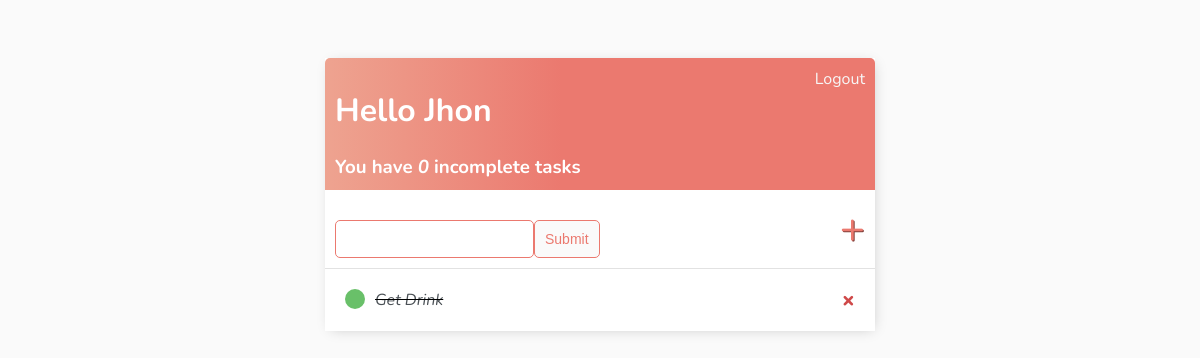
The page / (signed in) on the database as committed earlier.
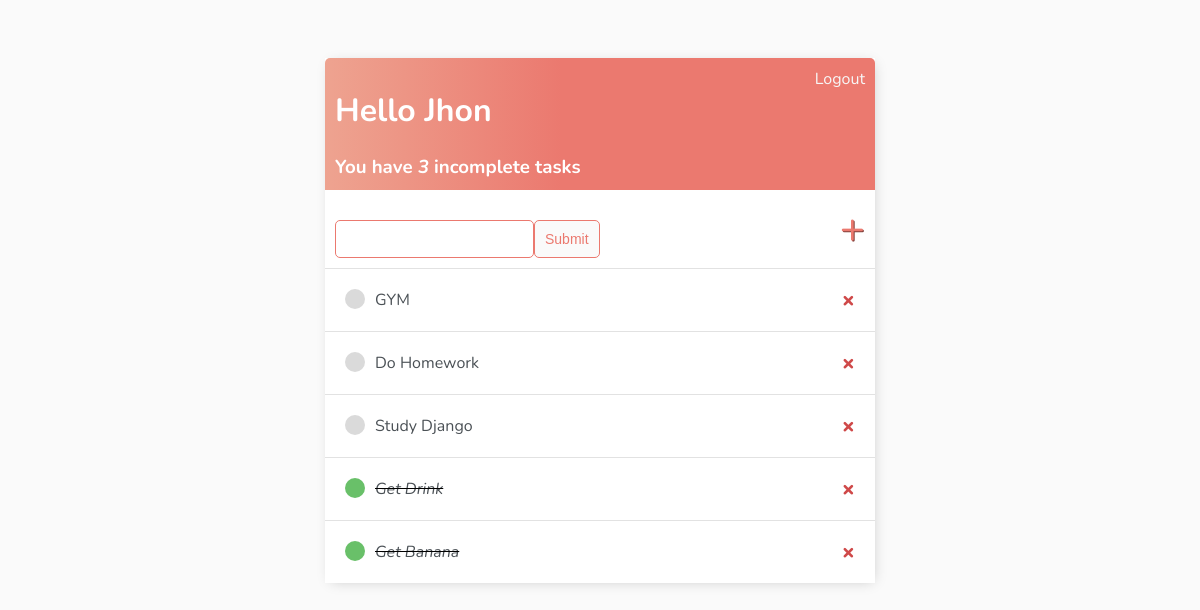
The same page on the database as committed later.
### base/models.py (models this page shows)
class  Task(models.Model):
    user = models.ForeignKey(User,on_delete = models.CASCADE,null=True,blank=True)
    title = models.CharField(max_length=200)
    description = models.TextField(null=True,blank=True)
    complete = models.BooleanField(default=False)
    date_created = models.DateTimeField(auto_now_add=True)
    def __str__(self):
        return self.title
    class  Meta:
        ordering = ['complete']

### base/views.py (the view)
# urls.py: path('',TaskList.as_view(),name='base_tasklist'),
class TaskList(LoginRequiredMixin,ListView):
    model = Task
    context_object_name = 'tasks'
    def get_context_data(self, **kwargs):
        context = super().get_context_data(**kwargs)
        context['tasks'] = context['tasks'].filter(user=self.request.user)
        context['count'] = context['tasks'].filter(complete=False).count()
        search_input = self.request.GET.get('search_area') or ''
        if search_input:
            context['tasks'] = context['tasks'].filter(title__icontains=search_input)
        context['search_input'] = search_input
        return context

### base/templates/base/task_list.html
{% extends 'base/main.html' %}
{% block content %}
    <div class="header-bar">
        <div>
            <h1>Hello {{request.user|title}}</h1>
            <h3 style="margin: 0;">You have <i>{{count}}</i> incomplete task{{count|pluralize:'s'}}</h3>
        </div>
        {%if request.user.is_authenticated %}
        <a href="{% url 'base_logout' %}">Logout</a>
        {% else %}
        <a href="{% url 'base_login' %}">Login</a>
        {% endif %}
    </div>
    <div id="search-add-wrapper">
        <form method='GET'  style="margin-top: 20px;display: flex;">
            <input type="text" name="search_area" value={{search_input}}>
            <input class = "button" type="submit" value="Submit">
        </form>
        <a id="add-link" href="{% url 'base_taskcreate' %}" >&#x2b;</a>
    </div>
    <div class="task-items-wrapper">
        {% for task in tasks %}
        <div class="task-wrapper">
            {% if task.complete %}
                <div class="task-title">
                    <div class="task-complete-icon"></div>
                    <i><s><a href="{% url 'base_taskupdate' task.id %}">{{task}}</a></s></i>
                </div>
                <a class="delete-link" href="{% url 'base_taskdelete' task.id %}">&#215;</a>
            {% else %}
            <div class="task-title">
                <div class="task-incomplete-icon"></div>
                <a href="{% url 'base_taskupdate' task.id %}">{{task}}</a>
            </div>
            <a class="delete-link" href="{% url 'base_taskdelete' task.id %}">&#215;</a>
            {% endif %}
        </div>
        {% empty %}
        <h3>No Items</h3>
        {% endfor %}
    </div>
{% endblock content %}

### base/templates/base/main.html (shortened to what this page needs)
<!DOCTYPE html>
<html>
    <head>
    </head>
    <body>
        <div class="container">
            {% block content %}
            {% endblock  %}
        </div>
    </body>
</html>

### base/templates/base/main.html (style rules this page uses)
body { background-color: #FAFAFA; font-family: 'Nunito', sans-serif; padding-top: 50px; }
.container { max-width: 550px; margin: auto; background-color: #ffff; -webkit-box-shadow: 2px 2px 13px -4px rgba(0,0,0,0.21); box-shadow: 2px 2px 13px -4px rgba(0,0,0,0.21); }
.header-bar { display: flex; justify-content: space-between; color: #fff; padding: 10px; border-radius: 5px 5px 0 0; background: linear-gradient(90deg, #EEA390 0%,#EB796F 43%,#EB796F 100%); }
.header-bar a { color: rgb(247, 247, 247); text-decoration: none; }
.task-wrapper { display: flex; align-items: center; justify-content: space-between; padding: 20px; background-color: #fff; border-top: 1px solid rgb(226, 226,226); }
.task-title { display: flex; }
.task-title a { text-decoration: none; color: #4b5156; margin-left: 10px; }
.task-complete-icon { height: 20px; width: 20px; background-color: rgb(105,192,105); border-radius: 50%; }
.task-incomplete-icon { height: 20px; width: 20px; background-color: rgb(218,218,218); border-radius: 50%; }
.delete-link { text-decoration: none; font-weight: 900; color: #cf4949; font-size: 22px; line-height: 0; }
#search-add-wrapper { display: flex; justify-content: space-between; align-items: center; padding: 10px; }
#add-link { color: #EB796F; text-decoration: none; font-size: 42px; text-shadow: 1px 1px #81413b; }
input[type=text], input[type=password], textarea { border: 1px solid #EB796F; border-radius: 5px; padding: 10px; width: 90%; }
.button { border: 1px solid #EB796F; background-color: #FAFAFA; color: #EB796F; padding: 10px; font-size: 14px; border-radius: 5px; cursor: pointer; text-decoration: none; }

Rows that differ between the two databases and show on the page:
added Task: title "GYM"
added Task: title "Do Homework"
added Task: title "Study Django"
added Task: title "Get Banana"
Other text that changed with them:
{{ count }}: "0" → "3"
